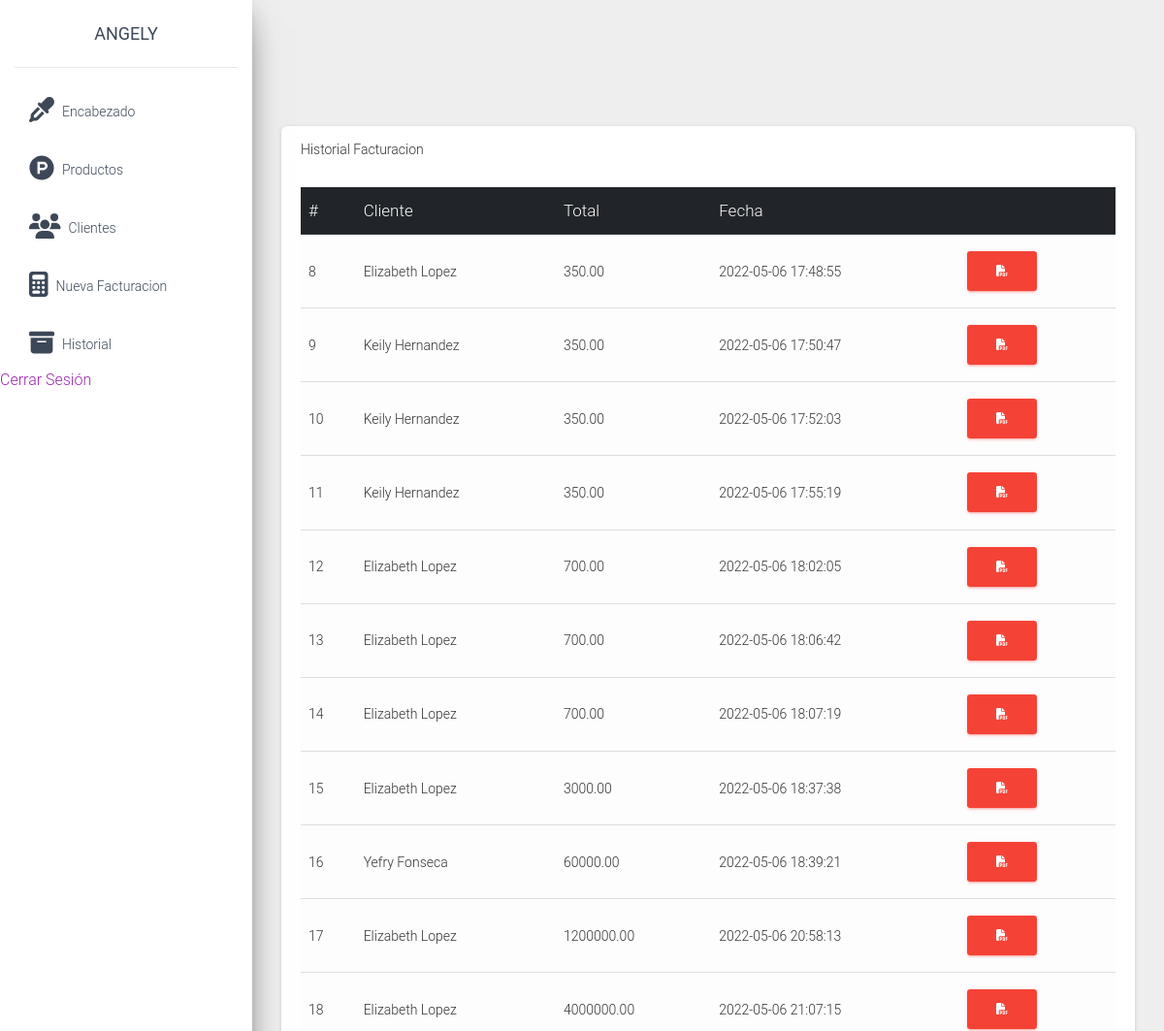
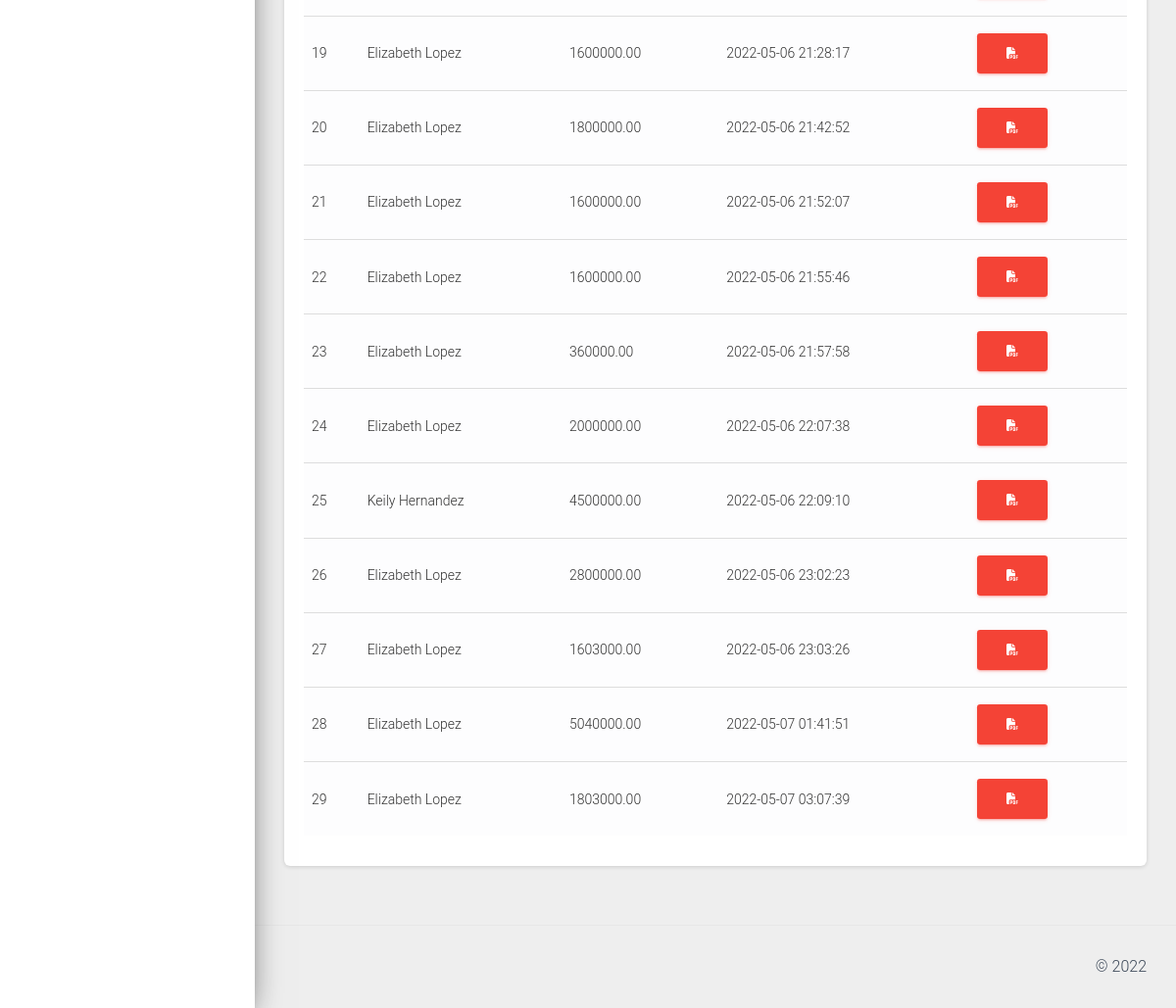
The page /src/lista_ventas.php (signed in) on the database as committed earlier (2 pictures, top to bottom).
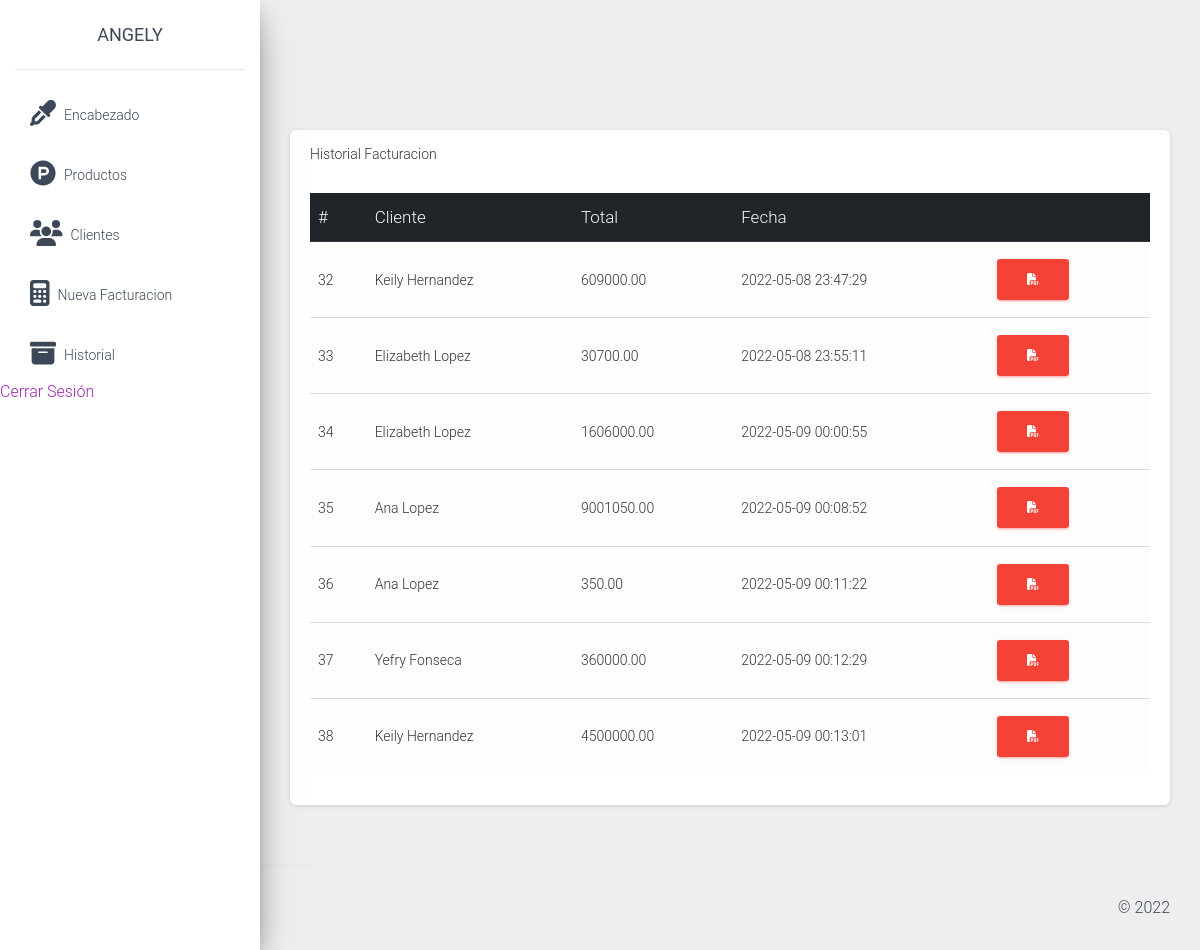
The same page on the database as committed later.
### tables this page shows
CREATE TABLE `facturacion` (
  `id` int(11) NOT NULL,
  `id_cliente` int(11) NOT NULL,
  `total` decimal(10,2) NOT NULL,
  `id_usuario` int(11) NOT NULL,
  `iva` int(30) NOT NULL,
  `fecha` timestamp NOT NULL DEFAULT current_timestamp() ON UPDATE current_timestamp()
);

CREATE TABLE `cliente` (
  `idcliente` int(11) NOT NULL,
  `nombre` varchar(100) NOT NULL,
  `telefono` varchar(15) NOT NULL,
  `direccion` varchar(200) NOT NULL
);

### src/lista_ventas.php (the view, shortened to what this page needs)
<?php
require_once "../conexion.php";
$query = mysqli_query($conexion, "SELECT v.*, c.idcliente, c.nombre FROM facturacion v INNER JOIN cliente c ON v.id_cliente = c.idcliente");
include_once "includes/header.php";
?>
<div class="card">
    <div class="card-header">
        Historial Facturacion
    </div>
    <div class="card-body">
        <div class="table-responsive">
            <table class="table table-light" id="tbl">
                <thead class="thead-dark">
                    <tr>
                        <th>#</th>
                        <th>Cliente</th>
                        <th>Total</th>
                        <th>Fecha</th>
                        <th></th>
                    </tr>
                </thead>
                <tbody>
                    <?php while ($row = mysqli_fetch_assoc($query)) { ?>
                        <tr>
                            <td><?php echo $row['id']; ?></td>
                            <td><?php echo $row['nombre']; ?></td>
                            <td><?php echo $row['total']; ?></td>
                            <td><?php echo $row['fecha']; ?></td>
                            <td>
                                <a href="pdf/generar.php?cl=<?php echo $row['id_cliente'] ?>&v=<?php echo $row['id'] ?>" target="_blank" class="btn btn-danger"><i class="fas fa-file-pdf"></i></a>
                            </td>
                        </tr>
                    <?php } ?>
                </tbody>
            </table>
        </div>
    </div>
</div>
<?php include_once "includes/footer.php"; ?>

Rows that differ between the two databases and show on the page:
removed facturacion: id "8", id_cliente.nombre "Elizabeth Lopez", total "350.00", fecha "2022-05-06 17:48:55"
removed facturacion: id "9", id_cliente.nombre "Keily Hernandez", total "350.00", fecha "2022-05-06 17:50:47"
removed facturacion: id "10", id_cliente.nombre "Keily Hernandez", total "350.00", fecha "2022-05-06 17:52:03"
removed facturacion: id "11", id_cliente.nombre "Keily Hernandez", total "350.00", fecha "2022-05-06 17:55:19"
removed facturacion: id "12", id_cliente.nombre "Elizabeth Lopez", total "700.00", fecha "2022-05-06 18:02:05"
removed facturacion: id "13", id_cliente.nombre "Elizabeth Lopez", total "700.00", fecha "2022-05-06 18:06:42"
removed facturacion: id "14", id_cliente.nombre "Elizabeth Lopez", total "700.00", fecha "2022-05-06 18:07:19"
removed facturacion: id "15", id_cliente.nombre "Elizabeth Lopez", total "3000.00", fecha "2022-05-06 18:37:38"
removed facturacion: id "16", id_cliente.nombre "Yefry Fonseca", total "60000.00", fecha "2022-05-06 18:39:21"
removed facturacion: id "17", id_cliente.nombre "Elizabeth Lopez", total "1200000.00", fecha "2022-05-06 20:58:13"
removed facturacion: id "18", id_cliente.nombre "Elizabeth Lopez", total "4000000.00", fecha "2022-05-06 21:07:15"
removed facturacion: id "19", id_cliente.nombre "Elizabeth Lopez", total "1600000.00", fecha "2022-05-06 21:28:17"
removed facturacion: id "20", id_cliente.nombre "Elizabeth Lopez", total "1800000.00", fecha "2022-05-06 21:42:52"
removed facturacion: id "21", id_cliente.nombre "Elizabeth Lopez", total "1600000.00", fecha "2022-05-06 21:52:07"
removed facturacion: id "22", id_cliente.nombre "Elizabeth Lopez", total "1600000.00", fecha "2022-05-06 21:55:46"
removed facturacion: id "23", id_cliente.nombre "Elizabeth Lopez", total "360000.00", fecha "2022-05-06 21:57:58"
removed facturacion: id "24", id_cliente.nombre "Elizabeth Lopez", total "2000000.00", fecha "2022-05-06 22:07:38"
removed facturacion: id "25", id_cliente.nombre "Keily Hernandez", total "4500000.00", fecha "2022-05-06 22:09:10"
removed facturacion: id "26", id_cliente.nombre "Elizabeth Lopez", total "2800000.00", fecha "2022-05-06 23:02:23"
removed facturacion: id "27", id_cliente.nombre "Elizabeth Lopez", total "1603000.00", fecha "2022-05-06 23:03:26"
removed facturacion: id "28", id_cliente.nombre "Elizabeth Lopez", total "5040000.00", fecha "2022-05-07 01:41:51"
removed facturacion: id "29", id_cliente.nombre "Elizabeth Lopez", total "1803000.00", fecha "2022-05-07 03:07:39"
added facturacion: id "32", id_cliente.nombre "Keily Hernandez", total "609000.00", fecha "2022-05-08 23:47:29"
added facturacion: id "33", id_cliente.nombre "Elizabeth Lopez", total "30700.00", fecha "2022-05-08 23:55:11"
added facturacion: id "34", id_cliente.nombre "Elizabeth Lopez", total "1606000.00", fecha "2022-05-09 00:00:55"
added facturacion: id "35", id_cliente.nombre "Ana Lopez", total "9001050.00", fecha "2022-05-09 00:08:52"
added facturacion: id "36", id_cliente.nombre "Ana Lopez", total "350.00", fecha "2022-05-09 00:11:22"
added facturacion: id "37", id_cliente.nombre "Yefry Fonseca", total "360000.00", fecha "2022-05-09 00:12:29"
added facturacion: id "38", id_cliente.nombre "Keily Hernandez", total "4500000.00", fecha "2022-05-09 00:13:01"
